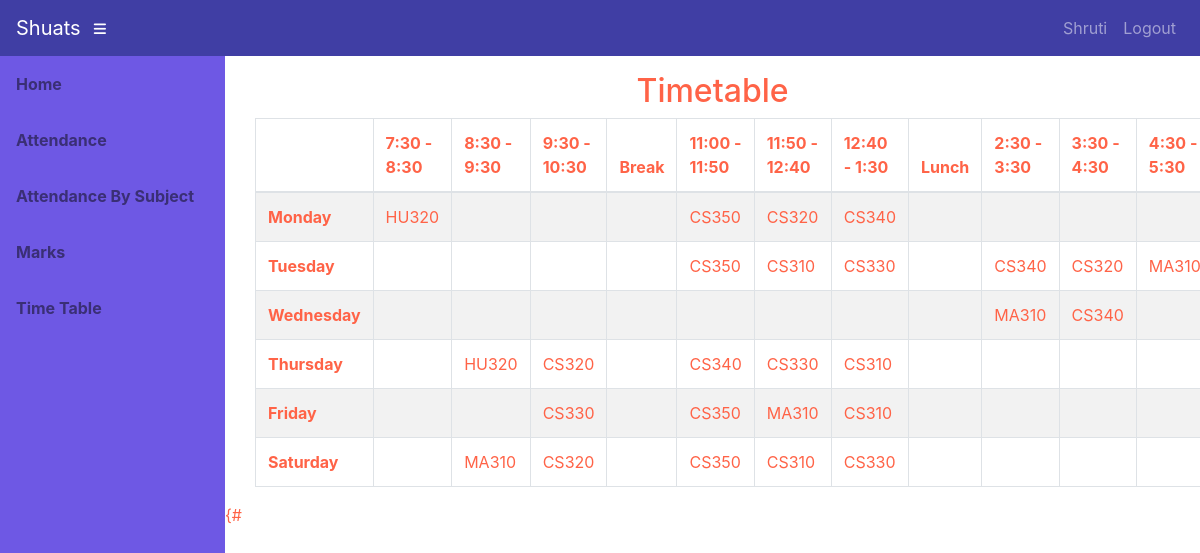
The app's page /info/student/CS3A/timetable/ (signed in) with its own data.
### info/models.py (models this page shows, shortened)
class User(AbstractUser):
    @property
    def is_student(self):
        if hasattr(self, 'student'):
            return True
        return False

class Student(models.Model):
    user = models.OneToOneField(User, on_delete=models.CASCADE, null=True)
    class_id = models.ForeignKey(Class, on_delete=models.CASCADE, default=1)
    USN = models.CharField(primary_key='True', max_length=100)
    name = models.CharField(max_length=200)
    sex = models.CharField(max_length=50, choices=sex_choice, default='Male')
    DOB = models.DateField(default='1998-01-01')

class Assign(models.Model):
    class_id = models.ForeignKey(Class, on_delete=models.CASCADE)
    course = models.ForeignKey(Course, on_delete=models.CASCADE)
    teacher = models.ForeignKey(Teacher, on_delete=models.CASCADE)
    class Meta:
        unique_together = (('course', 'class_id', 'teacher'),)

### info/views.py (the view)
# urls.py: path('student/<slug:class_id>/timetable/', views.timetable, name='timetable'),
@login_required()
def timetable(request, class_id):
    asst = AssignTime.objects.filter(assign__class_id=class_id)
    matrix = [['' for i in range(12)] for j in range(6)]
    for i, d in enumerate(DAYS_OF_WEEK):
        t = 0
        for j in range(12):
            if j == 0:
                matrix[i][0] = d[0]
                continue
            if j == 4 or j == 8:
                continue
            try:
                a = asst.get(period=time_slots[t][0], day=d[0])
                matrix[i][j] = a.assign.course_id
            except AssignTime.DoesNotExist:
                pass
            t += 1
    context = {'matrix': matrix}
    return render(request, 'info/timetable.html', context)

### info/templates/info/timetable.html
{% extends 'info/base.html' %}
    {% block content %}
    <div class="container">
        <div class="container">
            <div class="row">
                <div class="col-md-12">
                    <h2 class="text-center">
                        Timetable
                    </h2>
                </div>
                <div id="no-more-tables">
                    <table class="col-sm-12 table table-bordered table-striped table-condensed cf">
                        <thead class="cf">
                            <tr>
                                <th>      </th>
                                <th>7:30 - 8:30</th>
                                <th>8:30 - 9:30</th>
                                <th>9:30 - 10:30</th>
                                <th>Break</th>
                                <th>11:00 - 11:50</th>
                                <th>11:50 - 12:40</th>
                                <th>12:40 - 1:30</th>
                                <th>Lunch</th>
                                <th>2:30 - 3:30</th>
                                <th>3:30 - 4:30</th>
                                <th>4:30 - 5:30</th>
                            </tr>
                        </thead>
                        <tbody>
                            {% for i in matrix %}
                            <tr>
                                {% for j in i %}
                                    {% if forloop.counter == 1 %}
                                    <td><b>{{ j }}</b></td>
                                    {% else %}
                                    <td>{{ j }}</td>
                                    {% endif %}
                                {% endfor %}
                            </tr>
                            {% endfor %}
                        </tbody>
                    </table>
                </div>
            </div>
        </div>
    </div>
    {% endblock %}

### info/templates/info/base.html (shortened to what this page needs)
<!DOCTYPE html>
<html lang="en">
  <head>
      {% load static %}
    <link href="{% static '/info/bootstrap/vendor/bootstrap/css/bootstrap.min.css' %}" rel="stylesheet">
    <link href="{% static '/info/bootstrap/vendor/fontawesome-free/css/all.min.css' %}" rel="stylesheet" type="text/css">
    <link href="{% static '/info/bootstrap/vendor/datatables/dataTables.bootstrap4.css' %}" rel="stylesheet">
    <link href="{% static '/info/bootstrap/css/sb-admin.css' %}" rel="stylesheet">
  </head>
  <body id="page-top">
    <nav class="navbar navbar-expand navbar-dark bg-dark static-top">
      <a class="navbar-brand mr-1" href="{% url 'index' %}">Shuats</a>
      <button class="btn btn-link btn-sm text-white order-1 order-sm-0" id="sidebarToggle" href="#">
        <i class="fas fa-bars"></i>
      </button>
        <div class="collapse navbar-collapse" id="navbarResponsive">
          <ul class="navbar-nav ml-auto">
            <li class="nav-item">
                {% if request.user.is_student %}
                    <a class="nav-link text-capitalize">{{ request.user.student.name }}</a>
                {% elif request.user.is_teacher %}
                    <a class="nav-link text-capitalize">{{ request.user.teacher.name }}</a>
                {% endif %}
            </li>
            <li class="nav-item">
                <a class="nav-link" href="#" data-toggle="modal" data-target="#logoutModal">Logout</a>
            </li>
          </ul>
        </div>
    </nav>
    <div id="wrapper">
      <ul class="sidebar navbar-nav">
            <li class="nav-item">
              <a class="nav-link" href="{% url 'index' %}">
                <span>Home</span>
              </a>
            </li>
        {% if request.user.is_student %}
            <li class="nav-item">
              <a class="nav-link" href="{% url 'attendance' request.user.student.USN %}">
                <span>Attendance</span>
              </a>
            </li>
            <li class="nav-item">
              <a class="nav-link" href="{% url 'attendance' request.user.student.USN %}">
                <span>Attendance By Subject</span>
              </a>
            </li>
            <li class="nav-item">
              <a class="nav-link" href="{% url 'marks_list' request.user.student.USN %}">
                <span>Marks</span>
              </a>
            </li>
              <li class="nav-item">
              <a class="nav-link" href="{% url 'timetable' request.user.student.class_id_id %}">
                <span>Time Table</span>
              </a>
            </li>
        {% endif %}
      </ul>
      <div id="content-wrapper">
        <div class="container-fluid">
            {% block content %}
            {% endblock %}
        </div>
{#
      </div>
    </div>
  </body>
</html>

### info/templates/info/base.html (style rules this page uses)
.sidebar { background-color: #6e58e4; min-height: calc(100vh - 56px); }
.sidebar .nav-item .nav-link { color: rgb(6 6 6 / 50%); font-weight: bold; }
.bg-dark { background-color: #403ea4!important; }

### records on screen
User: user.student.name "Shruti"
Assign: i "HU320" "HU320"
Assign: i "CS350" "CS350" "CS350" "CS350"
Assign: i "CS320" "CS320" "CS320" "CS320"
Assign: i "CS340" "CS340" "CS340" "CS340"
Assign: i "CS310" "CS310" "CS310" "CS310"
Assign: i "CS330" "CS330" "CS330" "CS330"
Assign: i "MA310" "MA310" "MA310" "MA310"

### other values on screen
{{ j }} "Monday" "Tuesday" "Wednesday" "Thursday" "Friday" "Saturday"
